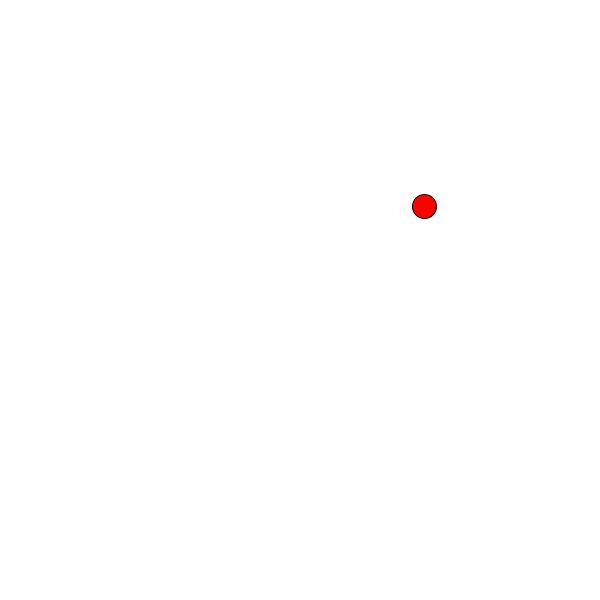
Frame 1 (no input)
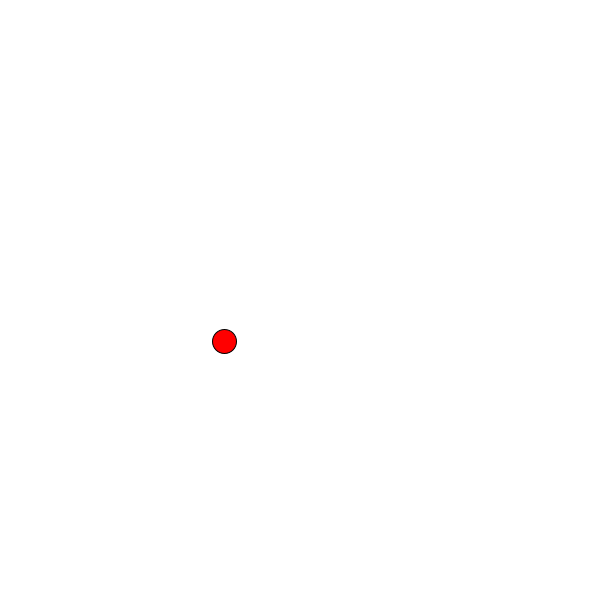
Frame 60 (the mouse pressed at the canvas centre just before this capture)
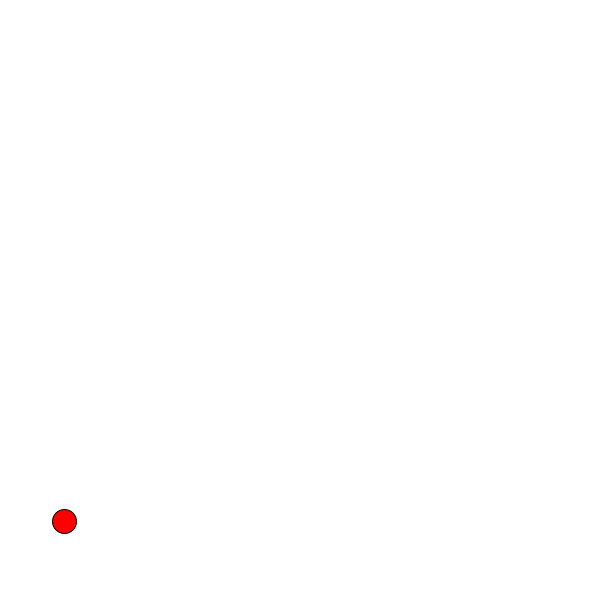
Frame 120 (the mouse held since frame 60 and released just before this capture)

The Processing sketch that drew these frames (run headless with seeded random() and noise(); from frame 60 on, the mouse is pressed at the canvas centre):

// Processing sketch: Exercicio_1
// ── Exercicio_1.pde
float xBola, yBola, velocidadeX, velocidadeY;
float raio = 25/2;

void setup() {
    size(600, 600);
    xBola = random(raio, width-raio);
    yBola = random(raio, height-raio);
    velocidadeX = 40;
    velocidadeY = 45;
    
}

void draw() {
    background(255);
    bola(xBola, yBola, raio);
}

void bola(float x, float y, float raio){
    fill(255, 0, 0);
    xBola+=velocidadeX;
    yBola+=velocidadeY;
    if(xBola<=raio || xBola>=width-raio){
        velocidadeX = -velocidadeX;
    }
    if(yBola<=raio || yBola>=height-raio){
        velocidadeY = -velocidadeY;
    }
    


    circle(xBola, yBola, raio*2);

}
